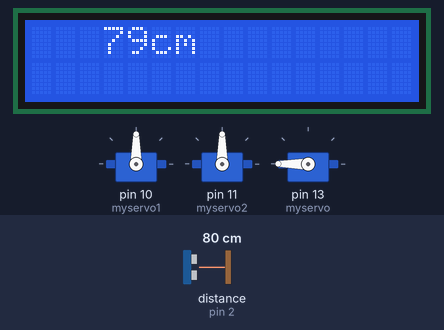
Recording of a sketch running on a simulated Arduino Uno, built with avr-gcc and run on an emulated ATmega328P. Parts: 16×2 character LCD, 3 × servo. Wiring (inferred from the names in the program): ultrasonic range finder: trigger pin 3; echo pin 2. The test bench sets the inputs (shaded band); at power-on: distance to the obstacle (sensor on pin 2) 80 cm. The echo pulse lasts 58.3 µs per cm.

Above: at 3.6 s.
4.2 s: distance to the obstacle (sensor on pin 2) set to 18 cm
At 9.3 s:
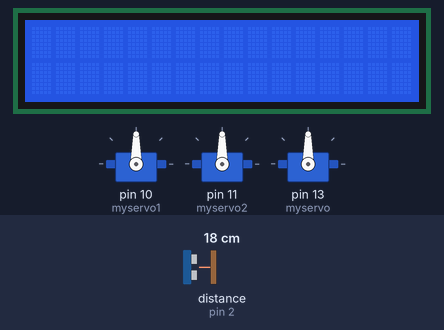
13.4 s: distance to the obstacle (sensor on pin 2) set to 2 cm
At 17.6 s:
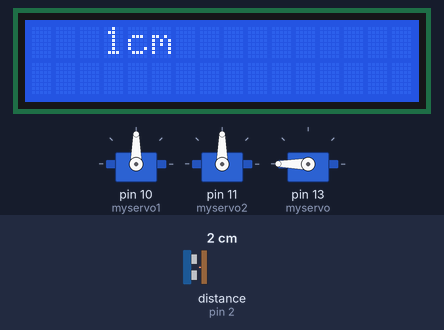
19.2 s: distance to the obstacle (sensor on pin 2) set to 4 cm
At 27.5 s:
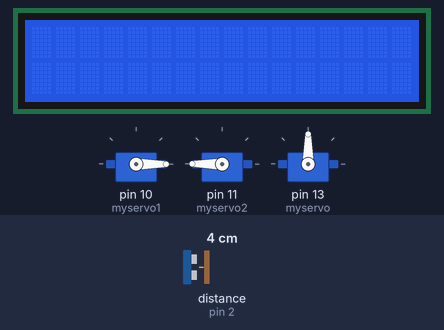
Timing chart, 0 to 34.1 s (numbered marks = the images above; inputs shaded):
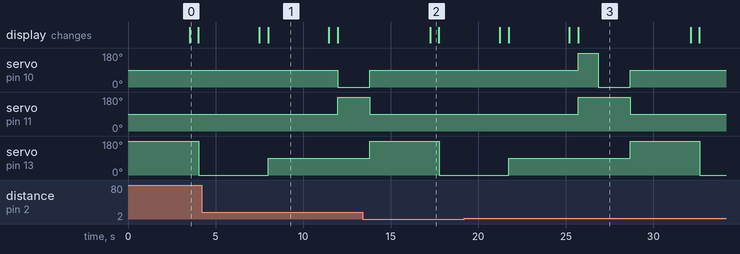

Measured:
- the behaviour switches between 2 and 3 cm on distance to the obstacle (sensor on pin 2) (found by bisection; images 2 and 3)
- after the input at 4.2 s, servo on pin 10 (myservo1): 90° → 0° after 7.8 s; servo on pin 11 (myservo2): 90° → 180° after 7.8 s; servo on pin 13 (myservo): goes on until 8.0 s, then stays 90°
- after the input at 13.4 s, the display: changes after 3.9 s (image 2)
- after the input at 19.2 s, servo on pin 10 (myservo1): 90° → 180° after 6.5 s, → 0° 1.1 s later, → 90° 1.8 s later; servo on pin 11 (myservo2): 90° → 180° after 6.5 s, → 90° 2.9 s later; the display: first changes after 2.0 s (image 3 shows a later state)
- what the display in image 0 shows lasts 0.5 s, from 3.5 s to 4.0 s
- what the display in image 1 shows lasts 3.5 s, from 8.0 s to 11.5 s

The sketch:

Distance_Sensor_BoBot.ino
```cpp
//--------------------------------------------------------------------------//
// Project: Tracking down robot---------------------------------------------//
// Name: Ron Sadovsky and Tomer Zibman--------------------------------------//
// Description: BoeBot will scan area 3 times and move to the nearest object//
// Date: January 25, 2017---------------------------------------------------//
//--------------------------------------------------------------------------//
#include <Servo.h>
#include <LiquidCrystal.h>
#define trigPin 3
#define echoPin 2
long timePeriod, distance, sensor;
LiquidCrystal lcd(8, 9, 4, 5, 6, 7);

//-------------------------------//
// Declaration of code variables //
//-------------------------------//

int distance1;
int distance2;
int distance3;

Servo myservo;
Servo myservo1;
Servo myservo2;

boolean scanComplete = false;

//-------------------------------//
// Declaration of code functions //
//-------------------------------//

void forward() { //Moves the BoeBot forward
  for (int i = 0; i < 90 ; i++) {
    myservo1.write(0);
    myservo2.write(180);
    delay(20);
  }
}

void halt() { // Stops the BoeBot
  myservo1.write(90);
  myservo2.write(90);
}

void right() { //Moves the BoeBot right
  for (int i = 0; i < 64; i++) {
    myservo1.write(180);
    myservo2.write(180);
    delay(2);
  }
  delay(1000);
}

void left() { //Moves the BoeBot left
  for (int i = 0; i < 64 ; i++) {
    myservo1.write(0);
    myservo2.write(0);
    delay(2);
  }
  delay(1000);
}

void lcdPrint() { // Function that determines distance and prints on LCD screen
  digitalWrite(trigPin, LOW);
  delayMicroseconds(2);
  digitalWrite(trigPin, HIGH);
  delayMicroseconds(10);
  digitalWrite(trigPin, LOW);
  timePeriod = pulseIn(echoPin, HIGH);
  distance = (timePeriod / 2 ) / 29.1;
  if (distance == 0) {
    distance = (timePeriod / 2 ) / 29.1;
  }
  lcd.print("   ");
  lcd.print(distance);
  lcd.print("cm");
  lcd.print("   ");
  delay(500);
  lcd.clear();
  Serial.print(distance);
  Serial.println("cm ");
  delay(20);
}

void servo() { //Function that controls the servo
  for (int i = 0; i < 122 ; i++) {
    myservo.write(180);
    delay(20);
  }
  delay(1000);
  lcdPrint();
  distance1 = distance;

  for (int i = 0; i < 122 ; i++) {
    myservo.write(0);
    delay(20);
  }
  delay(1000);
  lcdPrint();
  distance2 = distance;

  for (int i = 0; i < 122 ; i++) {
    myservo.write(90);
    delay(20);
  }
  delay(1000);
  lcdPrint();
  distance3 = distance;
}

void setup() {
  pinMode(trigPin, OUTPUT);
  pinMode(echoPin, INPUT);
  lcd.begin(16, 2);
  myservo1.attach(10);
  myservo2.attach(11);
  myservo.attach(13);
}
//--------------------------//
// Main Program Begins Here //
//--------------------------//
void loop() {

  if (scanComplete == false) {
    halt();
    servo();
    scanComplete = true;
  }

  if (scanComplete == true) {
    if (distance1 < distance2 && distance1 < distance3) {
      right();
      forward();
    }
    if (distance2 < distance1 && distance2 < distance3) {
      forward();
    }
    if (distance3 < distance1 && distance3 < distance2) {
      left();
      forward();
    }
  }

  scanComplete = false;


}
```
